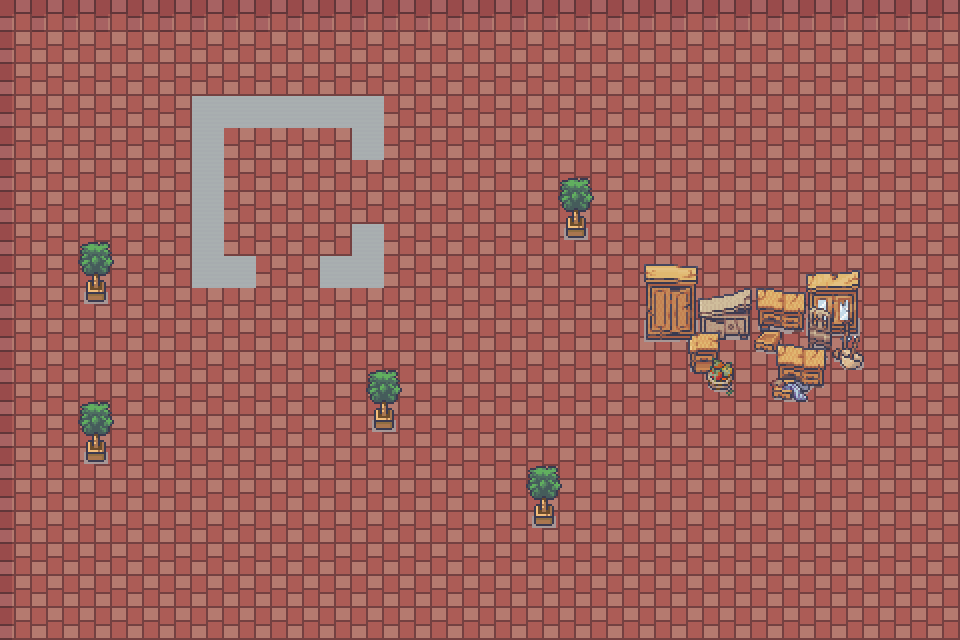

Below is a game level as drawn by its tile map, then a one-line description and the .tmx file that defines it, in full:
An orthogonal 30x20 tile map with 32x32 px tiles, 2 tile layers (Tile Layer 1, Tile Layer 2), 2 tilesets and 13 objects.

<map version="1.10" tiledversion="1.10.1" orientation="orthogonal" renderorder="right-down" width="30" height="20" tilewidth="32" tileheight="32" infinite="0" nextlayerid="7" nextobjectid="27">
 <tileset firstgid="1" source="interiors_room.tsx" />
 <tileset firstgid="392" source="interiors_32x32.tsx" />
 <objectgroup id="2" name="wall_layer">
  <object id="4" x="192" y="256" width="64" height="32" />
  <object id="5" x="192" y="96" width="32" height="160" />
  <object id="6" x="224" y="96" width="160" height="32" />
  <object id="7" x="352" y="128" width="32" height="32" />
  <object id="8" x="352" y="224" width="32" height="64" />
  <object id="9" x="320" y="256" width="32" height="32" />
 </objectgroup>
 <objectgroup id="4" name="spawner_layer">
  <object id="10" x="224" y="128" width="128" height="128" />
  <object id="18" x="96" y="96" width="64" height="96" />
  <object id="20" x="192" y="320" width="32" height="288" />
 </objectgroup>
 <objectgroup id="6" name="exits_layer">
  <object id="25" x="736" y="128" width="96" height="96">
   <properties>
    <property name="is_key" type="bool" value="false" />
   </properties>
  </object>
 </objectgroup>
 <objectgroup id="5" name="key_layer">
  <object id="24" x="585.333" y="94.6667" width="20" height="20">
   <properties>
    <property name="is_key" type="bool" value="true" />
   </properties>
  </object>
  <object id="22" x="512" y="32" width="17.3333" height="17.3333">
   <properties>
    <property name="is_key" type="bool" value="true" />
   </properties>
  </object>
  <object id="26" x="721.333" y="66.6667" width="17.3333" height="17.3333" />
 </objectgroup>
 <layer id="1" name="Tile Layer 1" width="30" height="20">
  <data encoding="csv">
97,97,97,97,97,97,97,97,97,97,97,97,97,97,97,97,97,97,97,97,97,97,97,97,97,97,97,97,97,97,
114,115,115,115,115,115,115,115,115,115,115,115,115,115,115,115,115,115,115,115,115,115,115,115,115,115,115,115,115,115,
114,115,115,115,115,115,115,115,115,115,115,115,115,115,115,115,115,115,115,115,115,115,115,115,115,115,115,115,115,115,
114,115,115,115,115,115,115,115,115,115,115,115,115,115,115,115,115,115,115,115,115,115,115,115,115,115,115,115,115,115,
114,115,115,115,115,115,115,115,115,115,115,115,115,115,115,115,115,115,115,115,115,115,115,115,115,115,115,115,115,115,
114,115,115,115,115,115,115,115,115,115,115,115,115,115,115,115,115,115,115,115,115,115,115,115,115,115,115,115,115,115,
114,115,115,115,115,115,115,115,115,115,115,115,115,115,115,115,115,115,115,115,115,115,115,115,115,115,115,115,115,115,
114,115,115,115,115,115,115,115,115,115,115,115,115,115,115,115,115,115,115,115,115,115,115,115,115,115,115,115,115,115,
114,115,115,115,115,115,115,115,115,115,115,115,115,115,115,115,115,115,115,115,115,115,115,115,115,115,115,115,115,115,
114,115,115,115,115,115,115,115,115,115,115,115,115,115,115,115,115,115,115,115,115,115,115,115,115,115,115,115,115,115,
114,115,115,115,115,115,115,115,115,115,115,115,115,115,115,115,115,115,115,115,115,115,115,115,115,115,115,115,115,115,
114,115,115,115,115,115,115,115,115,115,115,115,115,115,115,115,115,115,115,115,115,115,115,115,115,115,115,115,115,115,
114,115,115,115,115,115,115,115,115,115,115,115,115,115,115,115,115,115,115,115,115,115,115,115,115,115,115,115,115,115,
114,115,115,115,115,115,115,115,115,115,115,115,115,115,115,115,115,115,115,115,115,115,115,115,115,115,115,115,115,115,
114,115,115,115,115,115,115,115,115,115,115,115,115,115,115,115,115,115,115,115,115,115,115,115,115,115,115,115,115,115,
114,115,115,115,115,115,115,115,115,115,115,115,115,115,115,115,115,115,115,115,115,115,115,115,115,115,115,115,115,115,
114,115,115,115,115,115,115,115,115,115,115,115,115,115,115,115,115,115,115,115,115,115,115,115,115,115,115,115,115,115,
114,115,115,115,115,115,115,115,115,115,115,115,115,115,115,115,115,115,115,115,115,115,115,115,115,115,115,115,115,115,
114,115,115,115,115,115,115,115,115,115,115,115,115,115,115,115,115,115,115,115,115,115,115,115,115,115,115,115,115,115,
114,115,115,115,115,115,115,115,115,115,115,115,115,115,115,115,115,115,115,115,115,115,115,115,115,115,115,115,115,115
</data>
 </layer>
 <layer id="3" name="Tile Layer 2" width="30" height="20">
  <data encoding="csv">
0,0,0,0,0,0,0,0,0,0,0,0,0,0,0,0,0,0,0,0,0,0,0,0,0,0,0,0,0,0,
0,0,0,0,0,0,0,0,0,0,0,0,0,0,0,0,0,0,0,0,0,0,0,0,0,0,0,0,0,0,
0,0,0,0,0,0,0,0,0,0,0,0,0,0,0,0,0,0,0,0,0,0,0,0,0,0,0,0,0,0,
0,0,0,0,0,0,217,217,217,217,217,217,0,0,0,0,0,0,0,0,0,0,0,0,0,0,0,0,0,0,
0,0,0,0,0,0,217,0,0,0,0,217,0,0,0,0,0,0,0,0,0,0,0,0,0,0,0,0,0,0,
0,0,0,0,0,0,217,0,0,0,0,0,0,0,0,0,0,1106,1107,0,0,0,0,0,0,0,0,0,0,0,
0,0,0,0,0,0,217,0,0,0,0,0,0,0,0,0,0,1122,1123,0,0,0,0,0,0,0,0,0,0,0,
0,0,1106,1107,0,0,217,0,0,0,0,217,0,0,0,0,0,1138,1139,0,0,0,0,0,0,0,0,0,0,0,
0,0,1122,1123,0,0,217,217,0,0,217,217,0,0,0,0,0,0,0,0,1368,1369,1370,1371,1372,1373,1374,0,0,0,
0,0,1138,1139,0,0,0,0,0,0,0,0,0,0,0,0,0,0,0,0,1384,1385,1386,1387,1388,1389,1390,0,0,0,
0,0,0,0,0,0,0,0,0,0,0,0,0,0,0,0,0,0,0,0,1400,1401,1402,1403,1404,1405,1406,0,0,0,
0,0,0,0,0,0,0,0,0,0,0,1106,1107,0,0,0,0,0,0,0,1416,1417,1418,1419,1420,1421,1422,0,0,0,
0,0,1106,1107,0,0,0,0,0,0,0,1122,1123,0,0,0,0,0,0,0,1432,1433,1434,1435,1436,1437,1438,0,0,0,
0,0,1122,1123,0,0,0,0,0,0,0,1138,1139,0,0,0,0,0,0,0,0,0,0,0,0,0,0,0,0,0,
0,0,1138,1139,0,0,0,0,0,0,0,0,0,0,0,0,1106,1107,0,0,0,0,0,0,0,0,0,0,0,0,
0,0,0,0,0,0,0,0,0,0,0,0,0,0,0,0,1122,1123,0,0,0,0,0,0,0,0,0,0,0,0,
0,0,0,0,0,0,0,0,0,0,0,0,0,0,0,0,1138,1139,0,0,0,0,0,0,0,0,0,0,0,0,
0,0,0,0,0,0,0,0,0,0,0,0,0,0,0,0,0,0,0,0,0,0,0,0,0,0,0,0,0,0,
0,0,0,0,0,0,0,0,0,0,0,0,0,0,0,0,0,0,0,0,0,0,0,0,0,0,0,0,0,0,
0,0,0,0,0,0,0,0,0,0,0,0,0,0,0,0,0,0,0,0,0,0,0,0,0,0,0,0,0,0
</data>
 </layer>
</map>
